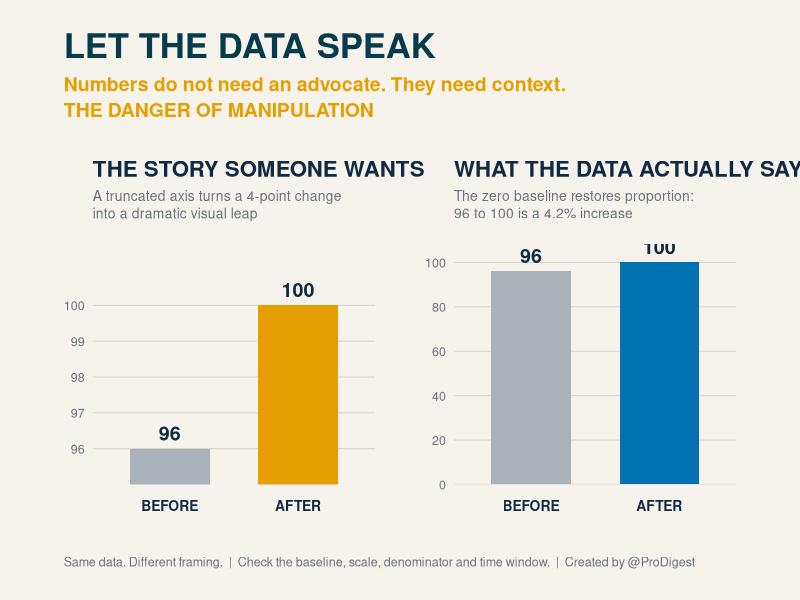
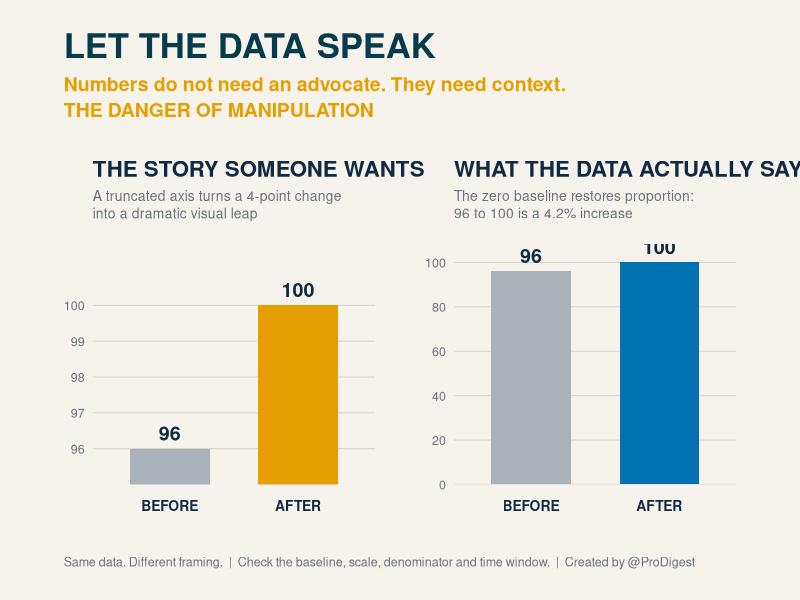
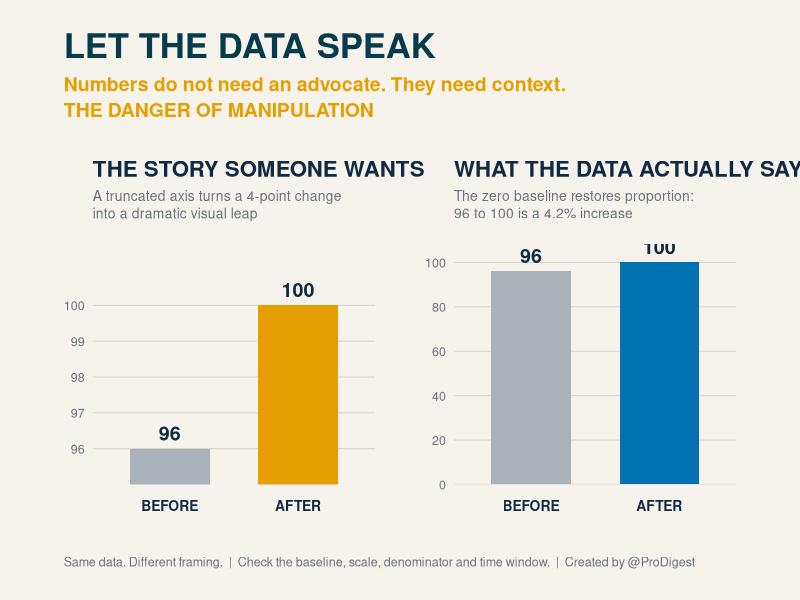

Here is the R script that generated these plots, in order:
# ============================================================
# LET THE DATA SPEAK
# Reproducible ggplot2 infographic
# Created by @ProDigest
# ============================================================

# 1. Check packages -------------------------------------------------------

required_packages <- c("ggplot2", "patchwork")

missing_packages <- required_packages[
  !vapply(
    required_packages,
    requireNamespace,
    logical(1),
    quietly = TRUE
  )
]

if (length(missing_packages) > 0) {
  stop(
    paste0(
      "Install the missing packages first:\n",
      "install.packages(c(",
      paste(sprintf('"%s"', missing_packages), collapse = ", "),
      "))"
    ),
    call. = FALSE
  )
}


# 2. Load packages --------------------------------------------------------

library(ggplot2)
library(patchwork)


# 3. Example data ---------------------------------------------------------

# Both charts use exactly the same data.
# Replace these figures with verified values if required.

results <- data.frame(
  period = factor(
    c("BEFORE", "AFTER"),
    levels = c("BEFORE", "AFTER")
  ),
  score = c(96, 100)
)


# 4. Colour palette -------------------------------------------------------

ink       <- "#102A43"
navy      <- "#073B4C"
blue      <- "#0072B2"  # Okabe-Ito blue
orange    <- "#E69F00"  # Okabe-Ito orange
grey      <- "#AAB2B9"
paper     <- "#F6F3EC"
muted     <- "#68737D"
grid_line <- "#D8D4CB"


# 5. Shared theme ---------------------------------------------------------

base_theme <- theme_minimal(
  base_family = "sans",
  base_size = 13
) +
  theme(
    plot.background = element_rect(
      fill = paper,
      colour = NA
    ),
    panel.background = element_rect(
      fill = paper,
      colour = NA
    ),
    panel.grid.major.x = element_blank(),
    panel.grid.minor = element_blank(),
    panel.grid.major.y = element_line(
      colour = grid_line,
      linewidth = 0.35
    ),
    axis.title = element_blank(),
    axis.text.x = element_text(
      colour = ink,
      face = "bold",
      size = 10,
      margin = margin(t = 8)
    ),
    axis.text.y = element_text(
      colour = muted,
      size = 9
    ),
    axis.ticks = element_blank(),
    plot.title = element_text(
      colour = ink,
      face = "bold",
      size = 16,
      margin = margin(b = 6)
    ),
    plot.subtitle = element_text(
      colour = muted,
      size = 10,
      lineheight = 1.05,
      margin = margin(b = 16)
    ),
    plot.margin = margin(
      t = 12,
      r = 18,
      b = 14,
      l = 18
    )
  )


# 6. Manipulated presentation --------------------------------------------

# coord_cartesian() zooms into the scale without removing
# the underlying bars.
#
# clip = "on" prevents the bars from extending outside
# the plotting panel.

manipulated <- ggplot(
  results,
  aes(
    x = period,
    y = score,
    fill = period
  )
) +
  geom_col(
    width = 0.62,
    show.legend = FALSE
  ) +
  geom_text(
    aes(label = score),
    vjust = -0.55,
    colour = ink,
    fontface = "bold",
    size = 5
  ) +
  scale_fill_manual(
    values = c(
      "BEFORE" = grey,
      "AFTER"  = orange
    )
  ) +
  scale_y_continuous(
    breaks = 96:100,
    expand = expansion(
      mult = c(0, 0.03)
    )
  ) +
  coord_cartesian(
    ylim = c(95, 101.5),
    clip = "on"
  ) +
  labs(
    title = "THE STORY SOMEONE WANTS",
    subtitle = paste0(
      "A truncated axis turns a 4-point change\n",
      "into a dramatic visual leap"
    )
  ) +
  base_theme


# 7. Honest presentation --------------------------------------------------

honest <- ggplot(
  results,
  aes(
    x = period,
    y = score,
    fill = period
  )
) +
  geom_col(
    width = 0.62,
    show.legend = FALSE
  ) +
  geom_text(
    aes(label = score),
    vjust = -0.55,
    colour = ink,
    fontface = "bold",
    size = 5
  ) +
  scale_fill_manual(
    values = c(
      "BEFORE" = grey,
      "AFTER"  = blue
    )
  ) +
  scale_y_continuous(
    breaks = seq(0, 100, by = 20),
    limits = c(0, 108),
    expand = expansion(
      mult = c(0, 0)
    )
  ) +
  coord_cartesian(
    clip = "on"
  ) +
  labs(
    title = "WHAT THE DATA ACTUALLY SAYS",
    subtitle = paste0(
      "The zero baseline restores proportion:\n",
      "96 to 100 is a 4.2% increase"
    )
  ) +
  base_theme


# 8. Footer ---------------------------------------------------------------

footer <- paste0(
  "Same data. Different framing.  |  ",
  "Check the baseline, scale, denominator and time window.  |  ",
  "Created by @ProDigest"
)


# 9. Combine the charts ---------------------------------------------------

visual <- manipulated + honest +
  plot_layout(
    ncol = 2,
    widths = c(1, 1)
  ) +
  plot_annotation(
    title = "LET THE DATA SPEAK",
    subtitle = paste0(
      "Numbers do not need an advocate. They need context.\n",
      "THE DANGER OF MANIPULATION"
    ),
    caption = footer,
    theme = theme(
      plot.background = element_rect(
        fill = paper,
        colour = NA
      ),
      plot.title = element_text(
        colour = navy,
        face = "bold",
        size = 25,
        hjust = 0,
        lineheight = 1.05,
        margin = margin(b = 8)
      ),
      plot.subtitle = element_text(
        colour = orange,
        face = "bold",
        size = 14,
        hjust = 0,
        lineheight = 1.1,
        margin = margin(b = 16)
      ),
      plot.caption = element_text(
        colour = muted,
        size = 9,
        hjust = 0,
        margin = margin(t = 16)
      ),
      plot.margin = margin(
        t = 24,
        r = 28,
        b = 22,
        l = 28
      )
    )
  )


# 10. Display the visual --------------------------------------------------

print(visual)


# 11. Export a high-resolution PNG ----------------------------------------

ggsave(
  filename = "let-the-data-speak.png",
  plot = visual,
  width = 13.333,
  height = 7.5,
  units = "in",
  dpi = 300,
  bg = paper
)


# 12. Export a scalable SVG -----------------------------------------------

ggsave(
  filename = "let-the-data-speak.svg",
  plot = visual,
  width = 13.333,
  height = 7.5,
  units = "in",
  bg = paper
)
